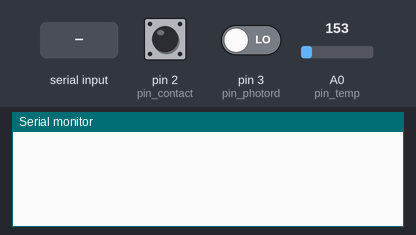
This sketch was run on a simulated Arduino Uno, built with avr-gcc and run on an emulated ATmega328P. Shown: the last lines printed to the serial monitor. The test bench sets the inputs (shaded band); at power-on: pin 2 (pin_contact) HIGH, pin 3 (pin_photord) LOW, A0 (pin_temp) = 153.

Above: at 1.2 s.
1.3 s: "shs contact\n" received over Serial
At 2.3 s:
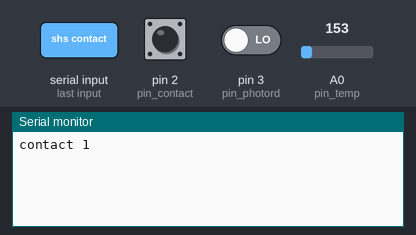
2.8 s: byte 10 ('\n') received over Serial
At 4.0 s:
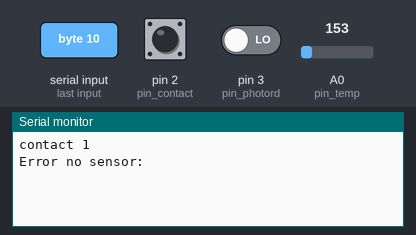
4.3 s: "shs photora\n" received over Serial
At 5.5 s:
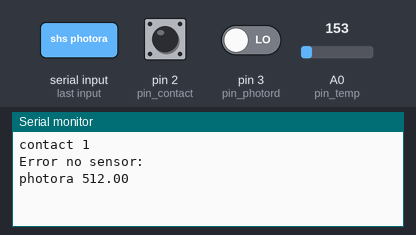
5.8 s: "shs photord\n" received over Serial
At 7.0 s:
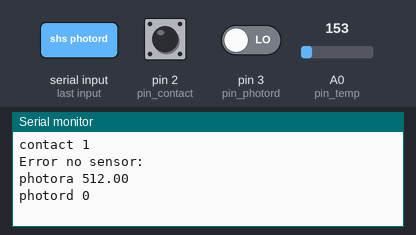
7.3 s: "shs temp\n" received over Serial
At 8.4 s:
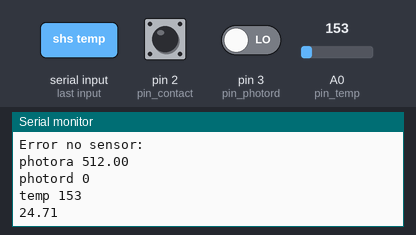
8.8 s: "shs infrared\n" received over Serial
At 9.3 s:
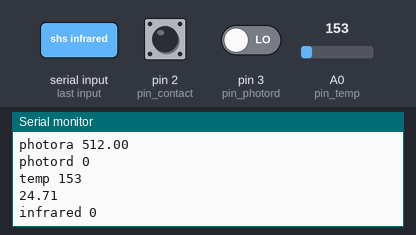

The sketch:

prac02_sensors.ino
```cpp
/*
  Practice 2
  Bio-Robotics
  Fi-UNAM
  ASK THEN READ AND PRINT

*/

#define pin_contact   2
#define pin_temp      A0
#define pin_photora   A1
#define pin_photord   3
#define pin_infrared  A3
const float a1 = 0.987;
const float a0 = 0.655;

String inputString = "";         // a String to hold incoming data
boolean stringComplete = false;  // whether the string is complete


void setup() {
  // put your setup code here, to run once:
  pinMode(pin_contact,INPUT_PULLUP);
  pinMode(pin_photord,INPUT);
  Serial.begin(9600);
  // reserve 200 bytes for the inputString:
  inputString.reserve(200);
}

void loop() {
  // put your main code here, to run repeatedly:
  if (stringComplete) {
    //Print the input from serial
    //Serial.println(inputString);

    //Print the corresponding sensor
    if(inputString=="shs contact"){
      Serial.print("contact ");
      contact();
    }
    else if(inputString=="shs photora"){
      Serial.print("photora ");
      photora();
    }
    else if(inputString=="shs photord"){
      Serial.print("photord ");
      photord();
    }
    else if(inputString == "shs temp"){
      Serial.print("temp ");
      temp();
    }
    else if(inputString == "shs infrared"){
      Serial.print("infrared ");
      infrared();
    }
    else{
      Serial.print("Error no sensor:");
      Serial.print(inputString);
      Serial.println(" ");
    }
    // clear the string:
    inputString = "";
    stringComplete = false;
  }

}

void serialEvent() {
  while (Serial.available()) {
    // get the new byte:
    char inChar = (char)Serial.read();
    // if the incoming character is a newline, set a flag so the main loop can
    // do something about it:
    if (inChar == '\n') {
      stringComplete = true;
    }else{
      // add it to the inputString:
      inputString += inChar;
    }
  }
}

void contact() {
  boolean contact = 0;
  contact = digitalRead(pin_contact);
  Serial.println(contact);
  delay(1);
}

void temp(){
  float temperatura = 0;
  Serial.println(analogRead(pin_temp));
  //temperatura = ((5.0*analogRead(pin_temp)/1024)-0.5)*100;
  temperatura = ((5000.0*analogRead(pin_temp)/1024)-500)*0.1;
  Serial.println(temperatura);
  delay(1);
}

void photora(){
  float photora = 0;
  photora = analogRead(pin_photora);
  Serial.println(photora);
  delay(1);
}

void photord(){
  boolean photord = 0;
  photord  = digitalRead(pin_photord);
  Serial.println(photord);
  delay(1);
}

void infrared(){
  float infrared = 0;
  //infrared = a*pow(analogRead(pin_infrared),b);
  infrared = analogRead(pin_infrared);
  if(infrared>=80 && infrared<=500){
    //infrared = (4800)/(infrared-20)+1;
    //infrared = a0+infrared*a1;
    //Serial.println(infrared);
  int n=10;
  float suma=0;
  for(int i=0;i<n;i++)
  {
    suma=suma+analogRead(A0);
  }
  float adc=suma/n;
  float distancia_cm = 8374.874951 * pow(adc, -1.095903);
  distancia_cm=a0+a1*distancia_cm;
  Serial.println(distancia_cm);

  } else{
    Serial.println(0);
  }
  delay(1);
}
```

Measured:
- after the input at 1.3 s, the serial monitor: prints a new line at once (image 1)
- after the input at 2.8 s, the serial monitor: prints a new line at once (image 2)
- after the input at 4.3 s, the serial monitor: prints a new line at once (image 3)
- after the input at 5.8 s, the serial monitor: prints a new line at once (image 4)
- after the input at 7.3 s, the serial monitor: prints a new line at once (image 5)
- after the input at 8.8 s, the serial monitor: prints a new line at once (image 6)
